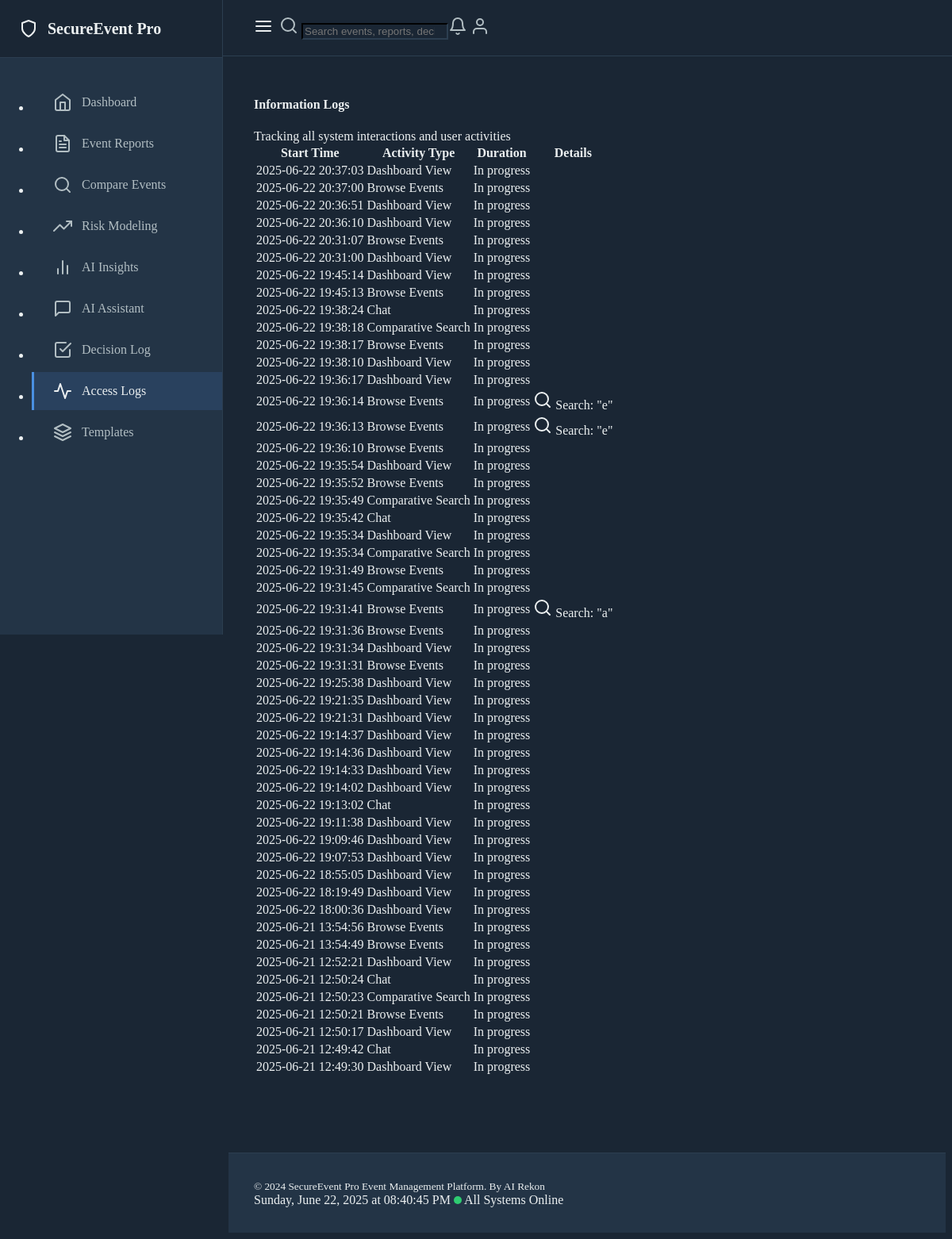
/access_logs, run on an earlier commit of the app's database.
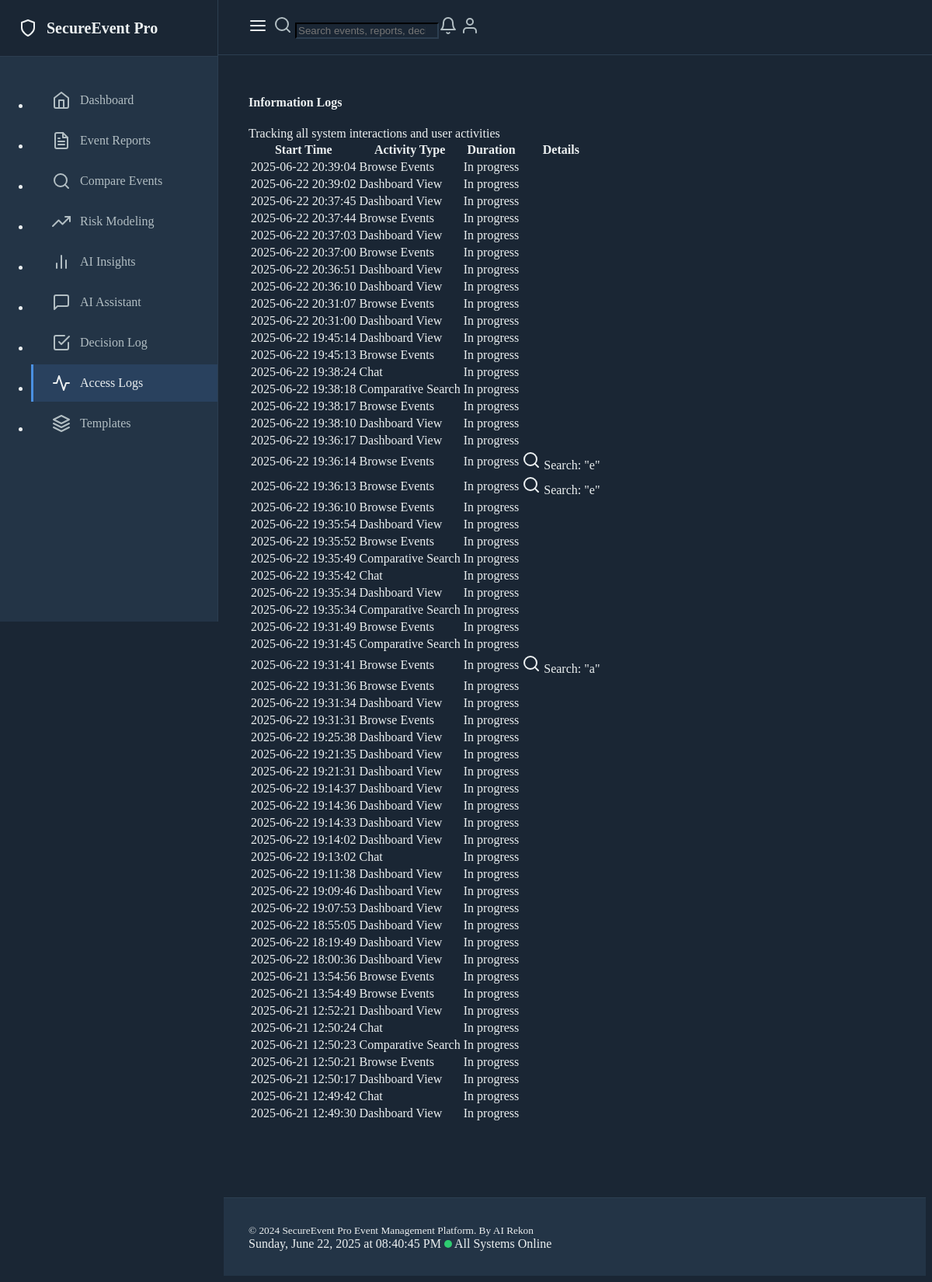
And on a later commit of the database.
### models.py (models this page shows, shortened)
class ActivityLog(db.Model):
    id = db.Column(db.Integer, primary_key=True)
    event_report_id = db.Column(db.Integer, db.ForeignKey('event_report.id'), nullable=True)
    activity_type = db.Column(db.String(50), nullable=False)
    started_at = db.Column(db.DateTime, default=datetime.utcnow)
    ended_at = db.Column(db.DateTime)
    duration_seconds = db.Column(db.Integer)
    user_identifier = db.Column(db.String(100))
    session_id = db.Column(db.String(100))
    search_query = db.Column(db.String(500))
    filters_applied = db.Column(db.JSON, default=dict)
    interaction_details = db.Column(db.JSON, default=dict)
    related_resources = db.Column(db.JSON, default=list)
    user_decisions = db.Column(db.JSON, default=list)
    notes = db.Column(db.Text)

### routes.py (the view)
@app.route("/access_logs")
def view_access_logs():
    logs = ActivityLog.query.order_by(ActivityLog.started_at.desc()).all()
    return render_template("access_log.html", logs=logs)

### routes.py (called while the page is built)
@app.before_request
def before_request():
    g.start_time = datetime.utcnow()
    g.activity_log = None

@app.after_request
def after_request(response):
    if hasattr(g, "activity_log") and g.activity_log:
        end_activity_tracking(g.activity_log)
    return response

### templates/access_log.html (shortened to what this page needs)
{% extends "base.html" %}
{% block content %}
<div class="container">
    <div class="d-flex justify-content-between align-items-center mb-4">
        <h4 class="mb-0">Information Logs</h4>
        <div class="text-muted">
            Tracking all system interactions and user activities
        </div>
    </div>
    <div class="table-responsive">
        <table class="table table-hover">
            <thead>
                <tr>
                    <th>Start Time</th>
                    <th>Activity Type</th>
                    <th>Duration</th>
                    <th>Details</th>
                </tr>
            </thead>
            <tbody>
                {% for log in logs %}
                <tr>
                    <td>{{ log.started_at.strftime('%Y-%m-%d %H:%M:%S') }}</td>
                    <td>
                        <span class="badge bg-{{ 'primary' if log.activity_type == 'view_report' else 'info' if log.activity_type == 'search' else 'secondary' }}">
                            {{ log.activity_type|replace('_', ' ')|title }}
                        </span>
                    </td>
                    <td>
                        {% if log.duration_seconds %}
                            {{ log.duration_seconds }} seconds
                        {% else %}
                            In progress
                        {% endif %}
                    </td>
                    <td>
                        {% if log.search_query %}
                            <div class="small text-muted">
                                <i data-feather="search" class="feather-sm me-1"></i>
                                Search: "{{ log.search_query }}"
                            </div>
                        {% endif %}
                    </td>
                </tr>
                {% endfor %}
            </tbody>
        </table>
    </div>
</div>
{% endblock %}

### templates/base.html (shortened to what this page needs)
<!DOCTYPE html>
<html lang="en" data-bs-theme="dark">
<head>
    <link href="https://cdn.replit.com/agent/bootstrap-agent-dark-theme.min.css" rel="stylesheet">
    <link href="https://cdn.jsdelivr.net/npm/feather-icons/dist/feather.min.css" rel="stylesheet">
</head>
<body>
    <div class="sidebar" id="sidebar">
        <div class="sidebar-header">
            <a href="/" class="sidebar-brand">
                <i data-feather="shield"></i>
                <span>SecureEvent Pro</span>
            </a>
        </div>
        <nav class="sidebar-nav">
            <ul class="nav flex-column">
                <li class="nav-item">
                    <a class="nav-link {{ 'active' if request.endpoint == 'dashboard' }}" href="{{ url_for('dashboard') }}">
                        <i data-feather="home"></i>
                        <span>Dashboard</span>
                    </a>
                </li>
                <li class="nav-item">
                    <a class="nav-link {{ 'active' if request.endpoint == 'index' }}" href="{{ url_for('index') }}">
                        <i data-feather="file-text"></i>
                        <span>Event Reports</span>
                    </a>
                </li>
                <li class="nav-item">
                    <a class="nav-link {{ 'active' if request.endpoint == 'comparative_search' }}" href="{{ url_for('comparative_search') }}">
                        <i data-feather="search"></i>
                        <span>Compare Events</span>
                    </a>
                </li>
                <li class="nav-item">
                    <a class="nav-link {{ 'active' if request.endpoint == 'modeling' }}" href="{{ url_for('modeling') }}">
                        <i data-feather="trending-up"></i>
                        <span>Risk Modeling</span>
                    </a>
                </li>
                <li class="nav-item">
                    <a class="nav-link {{ 'active' if request.endpoint == 'insights' }}" href="{{ url_for('insights') }}">
                        <i data-feather="bar-chart-2"></i>
                        <span>AI Insights</span>
                    </a>
                </li>
                <li class="nav-item">
                    <a class="nav-link {{ 'active' if request.endpoint == 'chat' }}" href="{{ url_for('chat') }}">
                        <i data-feather="message-square"></i>
                        <span>AI Assistant</span>
                    </a>
                </li>
                <li class="nav-item">
                    <a class="nav-link {{ 'active' if request.endpoint == 'decision_log' }}" href="{{ url_for('decision_log') }}">
                        <i data-feather="check-square"></i>
                        <span>Decision Log</span>
                    </a>
                </li>
                <li class="nav-item">
                    <a class="nav-link {{ 'active' if request.endpoint == 'view_access_logs' }}" href="{{ url_for('view_access_logs') }}">
                        <i data-feather="activity"></i>
                        <span>Access Logs</span>
                    </a>
                </li>
                <li class="nav-item">
                    <a class="nav-link {{ 'active' if request.endpoint == 'list_templates' }}" href="{{ url_for('list_templates') }}">
                        <i data-feather="layers"></i>
                        <span>Templates</span>
                    </a>
                </li>
            </ul>
        </nav>
    </div>
    <div class="flex-grow-1">
        <header class="top-header" id="topHeader">
            <button class="sidebar-toggle-btn" id="sidebarToggle">
                <i data-feather="menu"></i>
            </button>
            <div class="header-search flex-grow-1 mx-3 mx-md-4">
                <form class="d-flex" role="search">
                    <div class="input-group">
                        <span class="input-group-text bg-transparent border-end-0" id="search-addon"><i data-feather="search"></i></span>
                        <input class="form-control border-start-0" type="search" placeholder="Search events, reports, decisions..." aria-label="Search" aria-describedby="search-addon">
                    </div>
                </form>
            </div>
            <div class="header-actions d-flex align-items-center gap-3">
                <a href="#" class="nav-link"><i data-feather="bell"></i></a>
                <a href="#" class="nav-link"><i data-feather="user"></i></a>
            </div>
        </header>
        <main class="main-content" id="mainContent">
            {% block content %}{% endblock %}
        </main>
        <footer class="footer" id="footer">
            <div class="container-fluid d-flex justify-content-between align-items-center">
                <small>&copy; 2024 SecureEvent Pro Event Management Platform. By AI Rekon </small>
                <div class="d-flex align-items-center gap-3">
                    <span id="current-date-time"></span>
                    <span class="status-indicator"></span>
                    <span>All Systems Online</span>
                </div>
            </div>
        </footer>
    </div>
</body>
</html>

### templates/base.html (style rules this page uses)
:root { --primary-color: #4A90E2; --secondary-color: #2C3E50; --accent-color: #3498DB; --background-dark: #1A2634; --card-bg: #233446; --text-primary: #ECF0F1; --text-secondary: #B2BEC3; }
body { background-color: var(--background-dark); color: var(--text-primary); }
.nav-link.active { color: var(--primary-color) !important; }
.footer { background-color: var(--card-bg); border-color: var(--secondary-color); }
.nav-link { font-weight: 500; }
.nav-link.active { color: var(--bs-primary) !important; }
.footer { margin-top: 4rem; margin-left: 280px; padding: 2rem; background: var(--card-bg); border-top: 1px solid var(--secondary-color); transition: margin-left 0.3s ease; }
.sidebar-toggle-btn { background: none; border: none; color: var(--text-primary); font-size: 1.25rem; padding: 0.5rem; cursor: pointer; border-radius: 4px; transition: background-color 0.2s ease; }
.main-content { min-height: calc(100vh - 280px); padding: 2rem 0; margin-left: 280px; transition: margin-left 0.3s ease; }
.sidebar { position: fixed; top: 0; left: 0; height: 100vh; width: 280px; background-color: var(--card-bg); border-right: 1px solid var(--secondary-color); z-index: 1000; overflow-y: auto; transition: all 0.3s ease; }
.sidebar-header { padding: 1.5rem; border-bottom: 1px solid var(--secondary-color); background-color: var(--background-dark); }
.sidebar-brand { display: flex; align-items: center; gap: 0.75rem; font-size: 1.25rem; font-weight: 600; color: var(--text-primary); text-decoration: none; }
.sidebar-nav { padding: 1rem 0; }
.sidebar-nav .nav-item { margin-bottom: 0.25rem; }
.sidebar-nav .nav-link { display: flex; align-items: center; gap: 0.75rem; padding: 0.75rem 1.5rem; color: var(--text-secondary); text-decoration: none; transition: all 0.2s ease; border-left: 3px solid transparent; white-space: nowrap; }
.sidebar-nav .nav-link.active { background-color: rgba(74, 144, 226, 0.15); color: var(--primary-color); border-left-color: var(--primary-color); }
.header-search .form-control { background-color: var(--background-dark); border-color: var(--secondary-color); color: var(--text-primary); }
.header-search .input-group-text { border-color: var(--secondary-color); color: var(--text-secondary); }
.header-actions .nav-link { color: var(--text-secondary); }
.status-indicator { display: inline-block; width: 10px; height: 10px; background-color: #2ECC71; border-radius: 50%; animation: pulse 2s infinite; }
.top-header { position: fixed; top: 0; left: 280px; right: 0; height: 70px; background-color: var(--background-dark); border-bottom: 1px solid var(--secondary-color); z-index: 999; display: flex; align-items: center; padding: 0 2rem; transition: left 0.3s ease; }
.main-content { margin-top: 70px; margin-left: 280px; min-height: calc(100vh - 70px); padding: 2rem; transition: margin-left 0.3s ease; }
.badge { font-weight: 500; }

What changed in the data, as far as the page shows it:
added ActivityLog: started_at "2025-06-22 20:39:04", activity_type "Browse Events", duration_seconds "In progress"
added ActivityLog: started_at "2025-06-22 20:39:02", activity_type "Dashboard View", duration_seconds "In progress"
added ActivityLog: started_at "2025-06-22 20:37:45", activity_type "Dashboard View", duration_seconds "In progress"
added ActivityLog: started_at "2025-06-22 20:37:44", activity_type "Browse Events", duration_seconds "In progress"
